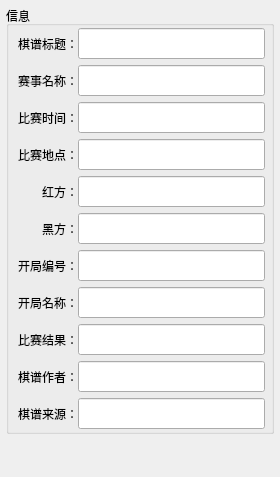
       <widget class="QWidget" name="infoTab">
        <property name="toolTip">
         <string notr="true"/>
        </property>
        <property name="statusTip">
         <string notr="true"/>
        </property>
        <property name="whatsThis">
         <string notr="true"/>
        </property>
        <property name="accessibleName">
         <string notr="true"/>
        </property>
        <property name="accessibleDescription">
         <string notr="true"/>
        </property>
        <attribute name="title">
         <string notr="true">摘要(&amp;K)</string>
        </attribute>
        <layout class="QVBoxLayout" name="verticalLayout_3">
         <property name="leftMargin">
          <number>6</number>
         </property>
         <property name="topMargin">
          <number>6</number>
         </property>
         <property name="rightMargin">
          <number>6</number>
         </property>
         <property name="bottomMargin">
          <number>6</number>
         </property>
         <item>
          <widget class="QGroupBox" name="infoGroupBox">
           <property name="sizePolicy">
            <sizepolicy hsizetype="Expanding" vsizetype="Expanding">
             <horstretch>0</horstretch>
             <verstretch>0</verstretch>
            </sizepolicy>
           </property>
           <property name="toolTip">
            <string notr="true"/>
           </property>
           <property name="statusTip">
            <string notr="true"/>
           </property>
           <property name="whatsThis">
            <string notr="true"/>
           </property>
           <property name="accessibleName">
            <string notr="true"/>
           </property>
           <property name="accessibleDescription">
            <string notr="true"/>
           </property>
           <property name="title">
            <string notr="true">信息</string>
           </property>
           <layout class="QGridLayout" name="gridLayout">
            <property name="leftMargin">
             <number>2</number>
            </property>
            <property name="topMargin">
             <number>2</number>
            </property>
            <property name="rightMargin">
             <number>6</number>
            </property>
            <property name="bottomMargin">
             <number>2</number>
            </property>
            <property name="horizontalSpacing">
             <number>0</number>
            </property>
            <item row="0" column="0">
             <widget class="QLabel" name="label_11">
              <property name="text">
               <string>棋谱标题：</string>
              </property>
              <property name="alignment">
               <set>Qt::AlignRight|Qt::AlignTrailing|Qt::AlignVCenter</set>
              </property>
              <property name="buddy">
               <cstring>titleLineEdit</cstring>
              </property>
             </widget>
            </item>
            <item row="0" column="1">
             <widget class="QLineEdit" name="titleLineEdit">
              <property name="font">
               <font>
                <family>新宋体</family>
                <pointsize>12</pointsize>
               </font>
              </property>
              <property name="toolTip">
               <string notr="true"/>
              </property>
              <property name="statusTip">
               <string notr="true"/>
              </property>
              <property name="whatsThis">
               <string notr="true"/>
              </property>
              <property name="accessibleName">
               <string notr="true"/>
              </property>
              <property name="accessibleDescription">
               <string notr="true"/>
              </property>
              <property name="inputMethodHints">
               <set>Qt::ImhNoEditMenu</set>
              </property>
              <property name="inputMask">
               <string notr="true"/>
              </property>
              <property name="text">
               <string notr="true"/>
              </property>
              <property name="placeholderText">
               <string notr="true"/>
              </property>
             </widget>
            </item>
            <item row="1" column="0">
             <widget class="QLabel" name="label">
              <property name="toolTip">
               <string notr="true"/>
              </property>
              <property name="statusTip">
               <string notr="true"/>
              </property>
              <property name="whatsThis">
               <string notr="true"/>
              </property>
              <property name="accessibleName">
               <string notr="true"/>
              </property>
              <property name="accessibleDescription">
               <string notr="true"/>
              </property>
              <property name="text">
               <string>赛事名称：</string>
              </property>
              <property name="alignment">
               <set>Qt::AlignRight|Qt::AlignTrailing|Qt::AlignVCenter</set>
              </property>
              <property name="buddy">
               <cstring>eventLineEdit</cstring>
              </property>
             </widget>
            </item>
            <item row="1" column="1">
             <widget class="QLineEdit" name="eventLineEdit">
              <property name="font">
               <font>
                <family>新宋体</family>
                <pointsize>12</pointsize>
               </font>
              </property>
              <property name="statusTip">
               <string notr="true"/>
              </property>
              <property name="whatsThis">
               <string notr="true"/>
              </property>
              <property name="accessibleName">
               <string notr="true"/>
              </property>
              <property name="accessibleDescription">
               <string notr="true"/>
              </property>
              <property name="inputMethodHints">
               <set>Qt::ImhNoEditMenu</set>
              </property>
              <property name="inputMask">
               <string notr="true"/>
              </property>
              <property name="text">
               <string notr="true"/>
              </property>
              <property name="placeholderText">
               <string notr="true"/>
              </property>
             </widget>
            </item>
            <item row="2" column="0">
             <widget class="QLabel" name="label_3">
              <property name="toolTip">
               <string notr="true"/>
              </property>
              <property name="statusTip">
               <string notr="true"/>
              </property>
              <property name="whatsThis">
               <string notr="true"/>
              </property>
              <property name="accessibleName">
               <string notr="true"/>
              </property>
              <property name="accessibleDescription">
               <string notr="true"/>
              </property>
              <property name="text">
               <string>比赛时间：</string>
              </property>
              <property name="alignment">
               <set>Qt::AlignRight|Qt::AlignTrailing|Qt::AlignVCenter</set>
              </property>
              <property name="buddy">
               <cstring>dateLineEdit</cstring>
              </property>
             </widget>
            </item>
            <item row="2" column="1">
             <widget class="QLineEdit" name="dateLineEdit">
              <property name="font">
               <font>
                <family>新宋体</family>
                <pointsize>12</pointsize>
               </font>
              </property>
              <property name="statusTip">
               <string notr="true"/>
              </property>
              <property name="whatsThis">
               <string notr="true"/>
              </property>
              <property name="accessibleName">
               <string notr="true"/>
              </property>
              <property name="accessibleDescription">
               <string notr="true"/>
              </property>
              <property name="inputMethodHints">
               <set>Qt::ImhNoEditMenu</set>
              </property>
              <property name="inputMask">
               <string notr="true"/>
              </property>
              <property name="text">
               <string notr="true"/>
              </property>
              <property name="placeholderText">
               <string notr="true"/>
              </property>
             </widget>
            </item>
            <item row="3" column="0">
             <widget class="QLabel" name="label_2">
              <property name="toolTip">
               <string notr="true"/>
              </property>
              <property name="statusTip">
               <string notr="true"/>
              </property>
              <property name="whatsThis">
               <string notr="true"/>
              </property>
              <property name="accessibleName">
               <string notr="true"/>
              </property>
              <property name="accessibleDescription">
               <string notr="true"/>
              </property>
              <property name="text">
               <string>比赛地点：</string>
              </property>
              <property name="alignment">
               <set>Qt::AlignRight|Qt::AlignTrailing|Qt::AlignVCenter</set>
              </property>
              <property name="buddy">
               <cstring>siteLineEdit</cstring>
              </property>
             </widget>
            </item>
            <item row="3" column="1">
             <widget class="QLineEdit" name="siteLineEdit">
              <property name="font">
               <font>
                <family>新宋体</family>
                <pointsize>12</pointsize>
               </font>
              </property>
              <property name="statusTip">
               <string notr="true"/>
              </property>
              <property name="whatsThis">
               <string notr="true"/>
              </property>
              <property name="accessibleName">
               <string notr="true"/>
              </property>
              <property name="accessibleDescription">
               <string notr="true"/>
              </property>
              <property name="inputMethodHints">
               <set>Qt::ImhNoEditMenu</set>
              </property>
              <property name="inputMask">
               <string notr="true"/>
              </property>
              <property name="text">
               <string notr="true"/>
              </property>
              <property name="placeholderText">
               <string notr="true"/>
              </property>
             </widget>
            </item>
            <item row="4" column="0">
             <widget class="QLabel" name="label_4">
              <property name="toolTip">
               <string notr="true"/>
              </property>
              <property name="statusTip">
               <string notr="true"/>
              </property>
              <property name="whatsThis">
               <string notr="true"/>
              </property>
              <property name="accessibleName">
               <string notr="true"/>
              </property>
              <property name="accessibleDescription">
               <string notr="true"/>
              </property>
              <property name="text">
               <string> 红方：</string>
              </property>
              <property name="alignment">
               <set>Qt::AlignRight|Qt::AlignTrailing|Qt::AlignVCenter</set>
              </property>
              <property name="buddy">
               <cstring>redLineEdit</cstring>
              </property>
             </widget>
            </item>
            <item row="4" column="1">
             <widget class="QLineEdit" name="redLineEdit">
              <property name="font">
               <font>
                <family>新宋体</family>
                <pointsize>12</pointsize>
               </font>
              </property>
              <property name="statusTip">
               <string notr="true"/>
              </property>
              <property name="whatsThis">
               <string notr="true"/>
              </property>
              <property name="accessibleName">
               <string notr="true"/>
              </property>
              <property name="accessibleDescription">
               <string notr="true"/>
              </property>
              <property name="inputMethodHints">
               <set>Qt::ImhNoEditMenu</set>
              </property>
              <property name="inputMask">
               <string notr="true"/>
              </property>
              <property name="text">
               <string notr="true"/>
              </property>
              <property name="placeholderText">
               <string notr="true"/>
              </property>
             </widget>
            </item>
            <item row="5" column="0">
             <widget class="QLabel" name="label_5">
              <property name="toolTip">
               <string notr="true"/>
              </property>
              <property name="statusTip">
               <string notr="true"/>
              </property>
              <property name="whatsThis">
               <string notr="true"/>
              </property>
              <property name="accessibleName">
               <string notr="true"/>
              </property>
              <property name="accessibleDescription">
               <string notr="true"/>
              </property>
              <property name="text">
               <string>  黑方：</string>
              </property>
              <property name="alignment">
               <set>Qt::AlignRight|Qt::AlignTrailing|Qt::AlignVCenter</set>
              </property>
              <property name="buddy">
               <cstring>blackLineEdit</cstring>
              </property>
             </widget>
            </item>
            <item row="5" column="1">
             <widget class="QLineEdit" name="blackLineEdit">
              <property name="font">
               <font>
                <family>新宋体</family>
                <pointsize>12</pointsize>
               </font>
              </property>
              <property name="toolTip">
               <string notr="true"/>
              </property>
              <property name="statusTip">
               <string notr="true"/>
              </property>
              <property name="whatsThis">
               <string notr="true"/>
              </property>
              <property name="accessibleName">
               <string notr="true"/>
              </property>
              <property name="accessibleDescription">
               <string notr="true"/>
              </property>
              <property name="inputMethodHints">
               <set>Qt::ImhNoEditMenu</set>
              </property>
              <property name="inputMask">
               <string notr="true"/>
              </property>
              <property name="text">
               <string notr="true"/>
              </property>
              <property name="placeholderText">
               <string notr="true"/>
              </property>
             </widget>
            </item>
            <item row="6" column="0">
             <widget class="QLabel" name="label_6">
              <property name="toolTip">
               <string notr="true"/>
              </property>
              <property name="statusTip">
               <string notr="true"/>
              </property>
              <property name="whatsThis">
               <string notr="true"/>
              </property>
              <property name="accessibleName">
               <string notr="true"/>
              </property>
              <property name="accessibleDescription">
               <string notr="true"/>
              </property>
              <property name="text">
               <string>  开局编号：</string>
              </property>
              <property name="alignment">
               <set>Qt::AlignRight|Qt::AlignTrailing|Qt::AlignVCenter</set>
              </property>
              <property name="buddy">
               <cstring>eccoSnLineEdit</cstring>
              </property>
             </widget>
            </item>
            <item row="6" column="1">
             <widget class="QLineEdit" name="eccoSnLineEdit">
              <property name="font">
               <font>
                <family>新宋体</family>
                <pointsize>12</pointsize>
               </font>
              </property>
              <property name="statusTip">
               <string notr="true"/>
              </property>
              <property name="whatsThis">
               <string notr="true"/>
              </property>
              <property name="accessibleName">
               <string notr="true"/>
              </property>
              <property name="accessibleDescription">
               <string notr="true"/>
              </property>
              <property name="inputMethodHints">
               <set>Qt::ImhNoEditMenu</set>
              </property>
              <property name="inputMask">
               <string notr="true"/>
              </property>
              <property name="text">
               <string notr="true"/>
              </property>
              <property name="placeholderText">
               <string notr="true"/>
              </property>
             </widget>
            </item>
            <item row="7" column="0">
             <widget class="QLabel" name="label_7">
              <property name="toolTip">
               <string notr="true"/>
              </property>
              <property name="statusTip">
               <string notr="true"/>
              </property>
              <property name="whatsThis">
               <string notr="true"/>
              </property>
              <property name="accessibleName">
               <string notr="true"/>
              </property>
              <property name="accessibleDescription">
               <string notr="true"/>
              </property>
              <property name="text">
               <string>  开局名称：</string>
              </property>
              <property name="alignment">
               <set>Qt::AlignRight|Qt::AlignTrailing|Qt::AlignVCenter</set>
              </property>
              <property name="buddy">
               <cstring>eccoNameLineEdit</cstring>
              </property>
             </widget>
            </item>
            <item row="7" column="1">
             <widget class="QLineEdit" name="eccoNameLineEdit">
              <property name="font">
               <font>
                <family>新宋体</family>
                <pointsize>12</pointsize>
               </font>
              </property>
              <property name="statusTip">
               <string notr="true"/>
              </property>
              <property name="whatsThis">
               <string notr="true"/>
              </property>
              <property name="accessibleName">
               <string notr="true"/>
              </property>
              <property name="accessibleDescription">
               <string notr="true"/>
              </property>
              <property name="inputMethodHints">
               <set>Qt::ImhNoEditMenu</set>
              </property>
              <property name="inputMask">
               <string notr="true"/>
              </property>
              <property name="text">
               <string notr="true"/>
              </property>
              <property name="placeholderText">
               <string notr="true"/>
              </property>
             </widget>
            </item>
            <item row="8" column="0">
             <widget class="QLabel" name="label_8">
              <property name="toolTip">
               <string notr="true"/>
              </property>
              <property name="statusTip">
               <string notr="true"/>
              </property>
              <property name="whatsThis">
               <string notr="true"/>
              </property>
              <property name="accessibleName">
               <string notr="true"/>
              </property>
              <property name="accessibleDescription">
               <string notr="true"/>
              </property>
              <property name="text">
               <string>比赛结果：</string>
              </property>
              <property name="alignment">
               <set>Qt::AlignRight|Qt::AlignTrailing|Qt::AlignVCenter</set>
              </property>
              <property name="buddy">
               <cstring>resultLineEdit</cstring>
              </property>
             </widget>
            </item>
            <item row="8" column="1">
             <widget class="QLineEdit" name="resultLineEdit">
              <property name="font">
               <font>
                <family>新宋体</family>
                <pointsize>12</pointsize>
               </font>
              </property>
              <property name="statusTip">
               <string notr="true"/>
              </property>
              <property name="whatsThis">
               <string notr="true"/>
              </property>
              <property name="accessibleName">
               <string notr="true"/>
              </property>
              <property name="accessibleDescription">
               <string notr="true"/>
              </property>
              <property name="inputMethodHints">
               <set>Qt::ImhNoEditMenu</set>
              </property>
              <property name="inputMask">
               <string notr="true"/>
              </property>
              <property name="text">
               <string notr="true"/>
              </property>
              <property name="placeholderText">
               <string notr="true"/>
              </property>
             </widget>
            </item>
            <item row="9" column="0">
             <widget class="QLabel" name="label_9">
              <property name="toolTip">
               <string notr="true"/>
              </property>
              <property name="statusTip">
               <string notr="true"/>
              </property>
              <property name="whatsThis">
               <string notr="true"/>
              </property>
              <property name="accessibleName">
               <string notr="true"/>
              </property>
              <property name="accessibleDescription">
               <string notr="true"/>
              </property>
              <property name="text">
               <string>棋谱作者：</string>
              </property>
              <property name="alignment">
               <set>Qt::AlignRight|Qt::AlignTrailing|Qt::AlignVCenter</set>
              </property>
              <property name="buddy">
               <cstring>writerLineEdit</cstring>
              </property>
             </widget>
            </item>
            <item row="9" column="1">
             <widget class="QLineEdit" name="writerLineEdit">
              <property name="font">
               <font>
                <family>新宋体</family>
                <pointsize>12</pointsize>
               </font>
              </property>
              <property name="statusTip">
               <string notr="true"/>
              </property>
              <property name="whatsThis">
               <string notr="true"/>
              </property>
              <property name="accessibleName">
               <string notr="true"/>
              </property>
              <property name="accessibleDescription">
               <string notr="true"/>
              </property>
              <property name="inputMethodHints">
               <set>Qt::ImhNoEditMenu</set>
              </property>
              <property name="inputMask">
               <string notr="true"/>
              </property>
              <property name="text">
               <string notr="true"/>
              </property>
              <property name="placeholderText">
               <string notr="true"/>
              </property>
             </widget>
            </item>
            <item row="10" column="0">
             <widget class="QLabel" name="label_10">
              <property name="toolTip">
               <string notr="true"/>
              </property>
              <property name="statusTip">
               <string notr="true"/>
              </property>
              <property name="whatsThis">
               <string notr="true"/>
              </property>
              <property name="accessibleName">
               <string notr="true"/>
              </property>
              <property name="accessibleDescription">
               <string notr="true"/>
              </property>
              <property name="text">
               <string>棋谱来源：</string>
              </property>
              <property name="alignment">
               <set>Qt::AlignRight|Qt::AlignTrailing|Qt::AlignVCenter</set>
              </property>
              <property name="buddy">
               <cstring>sourceLineEdit</cstring>
              </property>
             </widget>
            </item>
            <item row="10" column="1">
             <widget class="QLineEdit" name="sourceLineEdit">
              <property name="font">
               <font>
                <family>新宋体</family>
                <pointsize>12</pointsize>
               </font>
              </property>
              <property name="statusTip">
               <string notr="true"/>
              </property>
              <property name="whatsThis">
               <string notr="true"/>
              </property>
              <property name="accessibleName">
               <string notr="true"/>
              </property>
              <property name="accessibleDescription">
               <string notr="true"/>
              </property>
              <property name="inputMethodHints">
               <set>Qt::ImhNoEditMenu</set>
              </property>
              <property name="inputMask">
               <string notr="true"/>
              </property>
              <property name="text">
               <string notr="true"/>
              </property>
              <property name="placeholderText">
               <string notr="true"/>
              </property>
             </widget>
            </item>
           </layout>
          </widget>
         </item>
         <item>
          <layout class="QHBoxLayout" name="horizontalLayout_2">
           <item>
            <spacer name="horizontalSpacer_4">
             <property name="orientation">
              <enum>Qt::Horizontal</enum>
             </property>
             <property name="sizeHint" stdset="0">
              <size>
               <width>40</width>
               <height>20</height>
              </size>
             </property>
            </spacer>
           </item>
           <item>
            <widget class="QToolButton" name="btnCopyInfo">
             <property name="toolTip">
              <string notr="true"/>
             </property>
             <property name="statusTip">
              <string notr="true"/>
             </property>
             <property name="whatsThis">
              <string notr="true"/>
             </property>
             <property name="accessibleName">
              <string notr="true"/>
             </property>
             <property name="accessibleDescription">
              <string notr="true"/>
             </property>
             <property name="text">
              <string notr="true"/>
             </property>
             <property name="iconSize">
              <size>
               <width>24</width>
               <height>24</height>
              </size>
             </property>
             <property name="toolButtonStyle">
              <enum>Qt::ToolButtonTextBesideIcon</enum>
             </property>
             <property name="autoRaise">
              <bool>true</bool>
             </property>
            </widget>
           </item>
           <item>
            <spacer name="horizontalSpacer_10">
             <property name="orientation">
              <enum>Qt::Horizontal</enum>
             </property>
             <property name="sizeHint" stdset="0">
              <size>
               <width>40</width>
               <height>20</height>
              </size>
             </property>
            </spacer>
           </item>
           <item>
            <widget class="QToolButton" name="btnShowInfo">
             <property name="toolTip">
              <string notr="true"/>
             </property>
             <property name="statusTip">
              <string notr="true"/>
             </property>
             <property name="whatsThis">
              <string notr="true"/>
             </property>
             <property name="accessibleName">
              <string notr="true"/>
             </property>
             <property name="accessibleDescription">
              <string notr="true"/>
             </property>
             <property name="text">
              <string notr="true"/>
             </property>
             <property name="iconSize">
              <size>
               <width>24</width>
               <height>24</height>
              </size>
             </property>
             <property name="toolButtonStyle">
              <enum>Qt::ToolButtonTextBesideIcon</enum>
             </property>
             <property name="autoRaise">
              <bool>true</bool>
             </property>
            </widget>
           </item>
           <item>
            <spacer name="horizontalSpacer_5">
             <property name="orientation">
              <enum>Qt::Horizontal</enum>
             </property>
             <property name="sizeHint" stdset="0">
              <size>
               <width>40</width>
               <height>20</height>
              </size>
             </property>
            </spacer>
           </item>
           <item>
            <widget class="QToolButton" name="btnSaveInfo">
             <property name="toolTip">
              <string notr="true"/>
             </property>
             <property name="statusTip">
              <string notr="true"/>
             </property>
             <property name="whatsThis">
              <string notr="true"/>
             </property>
             <property name="accessibleName">
              <string notr="true"/>
             </property>
             <property name="accessibleDescription">
              <string notr="true"/>
             </property>
             <property name="text">
              <string notr="true"/>
             </property>
             <property name="iconSize">
              <size>
               <width>24</width>
               <height>24</height>
              </size>
             </property>
             <property name="toolButtonStyle">
              <enum>Qt::ToolButtonTextBesideIcon</enum>
             </property>
             <property name="autoRaise">
              <bool>true</bool>
             </property>
            </widget>
           </item>
           <item>
            <spacer name="horizontalSpacer_6">
             <property name="orientation">
              <enum>Qt::Horizontal</enum>
             </property>
             <property name="sizeHint" stdset="0">
              <size>
               <width>40</width>
               <height>20</height>
              </size>
             </property>
            </spacer>
           </item>
          </layout>
         </item>
        </layout>
       </widget>
